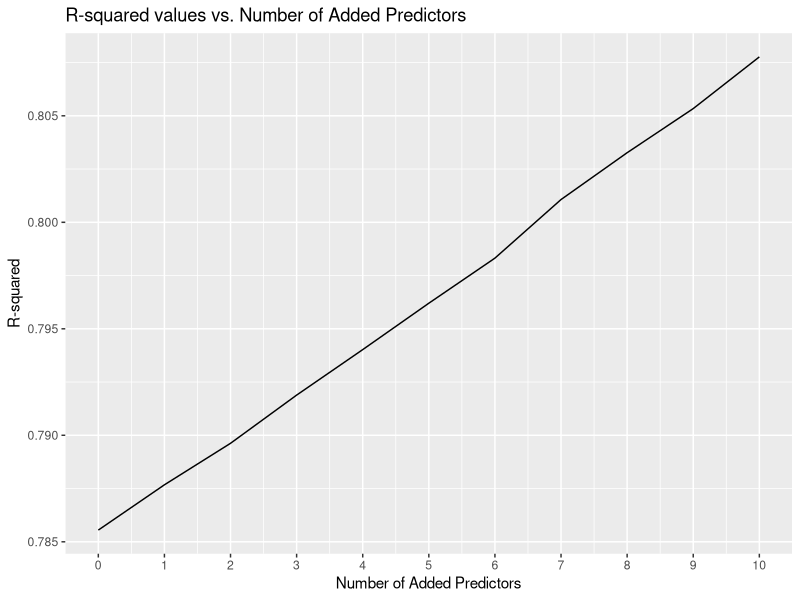

Source code (R):
## ---- chunk 1
knitr::opts_chunk$set(
  echo = TRUE,
  warning = FALSE, 
  message = FALSE, 
  fig.width = 5, 
  fig.height = 4, 
  out.width = "50%", 
  fig.align = "center"
)
## ---- chunk 2

simulate_R_squared_range <- function(n, p, m) {
  # Step 1: Generate original random feature matrix X and coefficients beta
  X <- matrix(rnorm(n * p), nrow = n, ncol = p)
  beta <- rnorm(p)
  y_true <- X %*% beta + rnorm(n)
  # Generate m additional predictors
  X_new <- matrix(rnorm(m * n), nrow = n, ncol = m)
  # Initialize a vector to store R^2 values
  r_squared_values <- numeric(m+1)
  
  model_extended <- lm(y_true ~ X - 1)
  r_squared_values[1] <- summary(model_extended)$r.squared
  
  for (i in 1:m) {
    # Step 2 & 3: Extend X by adding one more column from X_new at a time
    X_extended <- cbind(X, X_new[, 1:i])
    
    # Step 4 & 5: Fit a linear model using the extended X and y
    model_extended <- lm(y_true ~ X_extended - 1) # '- 1' to exclude intercept
    
    # Step 6: Calculate R^2 value for the fitted model
    r_squared_values[i+1] <- summary(model_extended)$r.squared
  }
  
  return(r_squared_values)
}

# Monte Carlo simulation
monte_carlo_simulation_range <- function(n, p, r, m) {
  # Replicate r times the simulation and store each set of m R^2 values
  simulations <- replicate(r, simulate_R_squared_range(n, p, m), simplify = "array")
  
  # Compute the mean R^2 over all simulations for each of the m values
  mean_R_squared <- apply(simulations, 1, mean)
  
  return(mean_R_squared)
}
## ---- chunk 3
library(tibble)
library(ggplot2)

set.seed(42)

# Create data frame of the observed R^2 w.r.t. number of predictors
df_experiment <- tibble(
  predictors = seq(0, 10, by = 1),
  r_squared_values = monte_carlo_simulation_range(100, 5, 500, 10)
)
## ---- chunk 4
# Plot
ggplot(df_experiment, aes(x = predictors, y = r_squared_values)) +
  geom_line() +
  labs(title = "R-squared values vs. Number of Added Predictors",
       x = "Number of Added Predictors",
       y = "R-squared"
   ) +
  scale_x_continuous(breaks = seq(0, 10, by = 1))  
